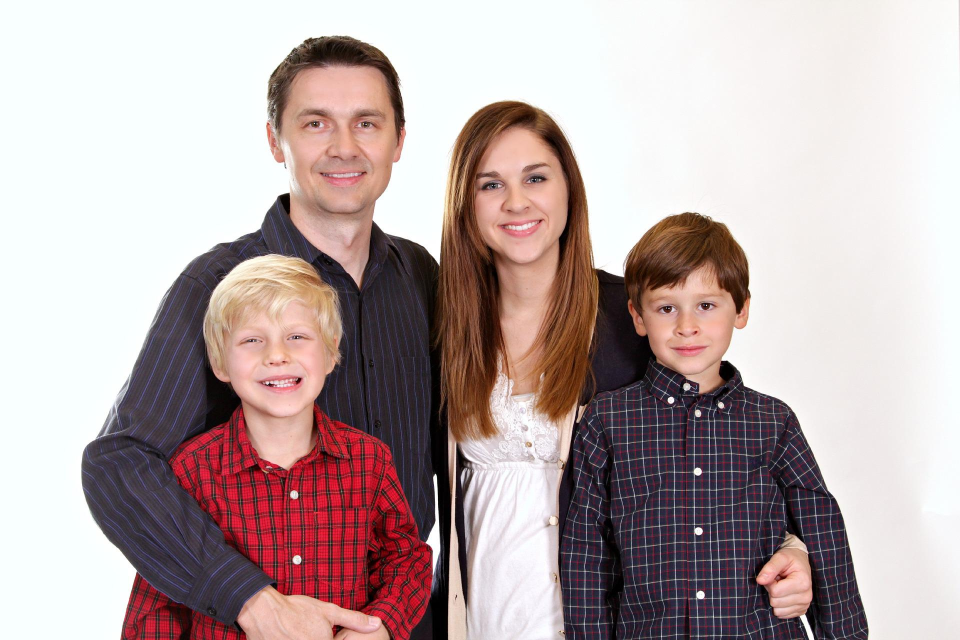
#> input picture 23. 사진에 얼굴만 찾아 모자이크처리(OpenCV)/샘플사진.jpg, 1920 x 1280 px (shown at 1/2 size)
$ python main23-2.py
#> lines starting #> are read from the running program, lines starting #| are printed output that depends on the picture; after the words box and inside, x2 and y2 are one past the last pixel; in counts of white or black regions, pixels touching at a corner belong together
import numpy as np
import cv2

face_cascade = cv2.CascadeClassifier(cv2.data.haarcascades + "haarcascade_frontalface_default.xml")
eye_casecade = cv2.CascadeClassifier(cv2.data.haarcascades + "haarcascade_eye.xml")

ff = np.fromfile(r"23. 사진에 얼굴만 찾아 모자이크처리(OpenCV)\샘플사진.jpg", np.uint8)
img = cv2.imdecode(ff, cv2.IMREAD_UNCHANGED)
#> img is the input picture: shape (1280, 1920, 3); mean B, G, R 167.3, 167.7, 184.7
img = cv2.resize(img, dsize=(0,0), fx=1.0, fy=1.0, interpolation=cv2.INTER_LINEAR)

gray = cv2.cvtColor(img, cv2.COLOR_BGR2GRAY)
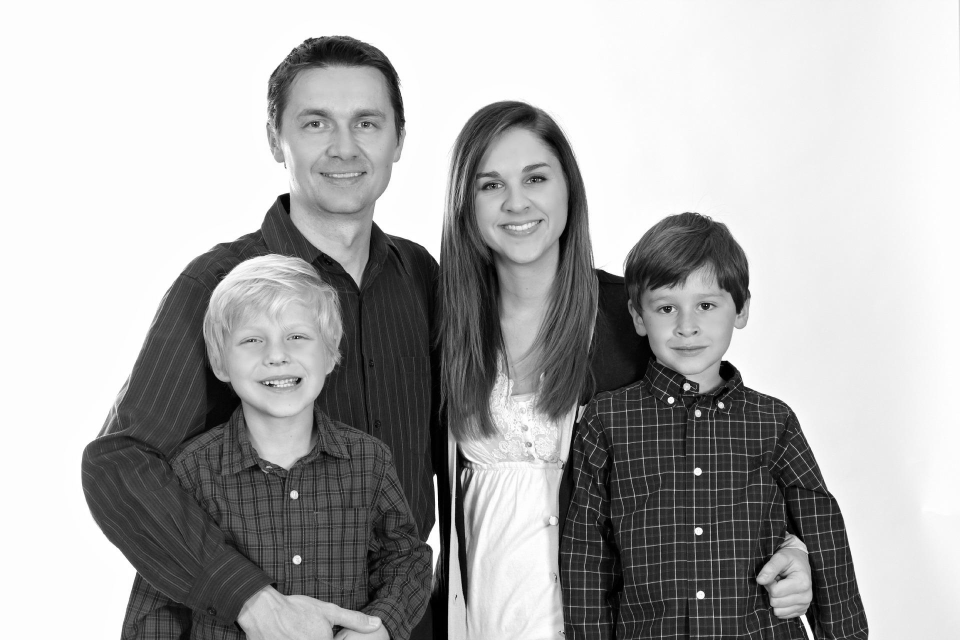
#> gray: shape (1280, 1920) (shown at 1/2 size); min 0, max 255, mean 172.7

faces = face_cascade.detectMultiScale(gray, 1.2, 5)
#> faces = [[974, 470, 150, 150], [482, 780, 146, 146], [552, 144, 264, 264], [1269, 537, 210, 210], [912, 274, 237, 237], [436, 589, 237, 237]]
for (x, y, w, h) in faces :
    face_img = img[y:y+h, x:x+w]
    face_img = cv2.resize(face_img, dsize=(0, 0), fx=0.05, fy=0.05)     # 모자이크 크기 수정
    face_img = cv2.resize(face_img, (w, h), interpolation=cv2.INTER_AREA)
    img[y:y+h, x:x+w] = face_img
#> this loop made 6 passes
#> pass 1, `face_img = img[y:y+h, x:x+w]`:
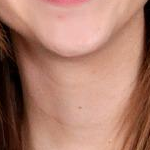
#> face_img: shape (150, 150, 3); mean B, G, R 108.1, 125.2, 172.7
#> pass 1, `face_img = cv2.resize(face_img, (w, h), interpolation=cv2.INTER_AREA)`:
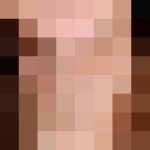
#> face_img: shape (150, 150, 3); mean B, G, R 102.8, 120.2, 166.5
#> pass 2, `face_img = img[y:y+h, x:x+w]`:
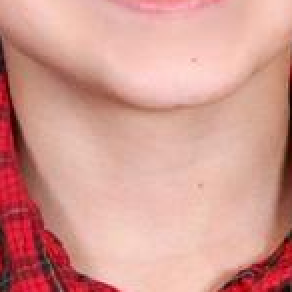
#> face_img: shape (146, 146, 3) (shown 2 times larger); mean B, G, R 144.9, 154.5, 212.3
#> pass 2, `face_img = cv2.resize(face_img, (w, h), interpolation=cv2.INTER_AREA)`:
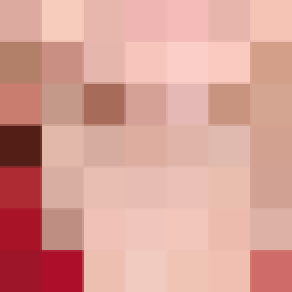
#> face_img: shape (146, 146, 3) (shown 2 times larger); mean B, G, R 150, 159.6, 216.5
#> after the loop:
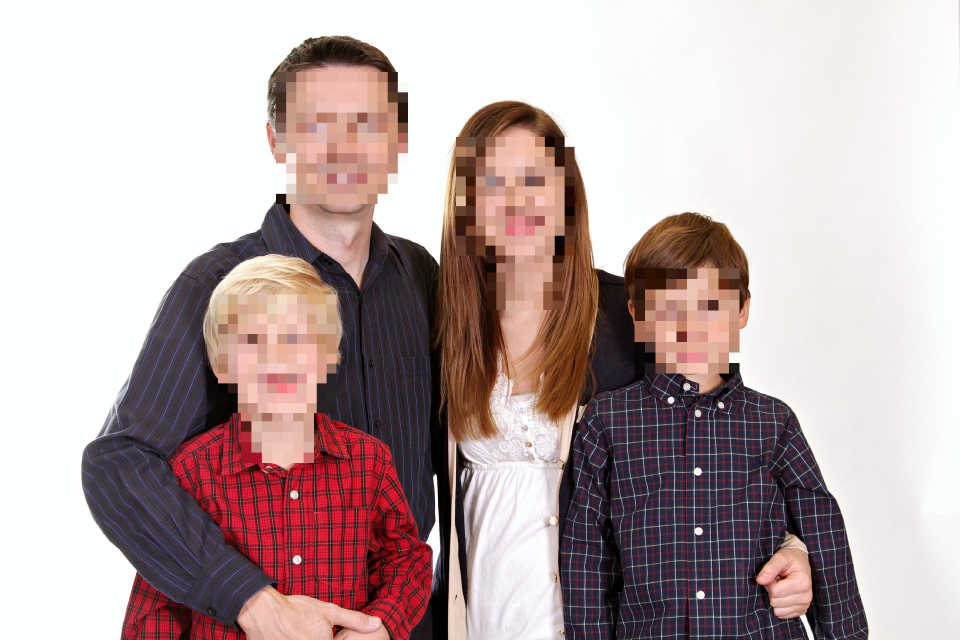
#> img: shape (1280, 1920, 3) (shown at 1/2 size); 10.36% of pixels changed, all inside (x1, y1, x2, y2) = (436, 144, 1479, 926)

cv2.imshow("face find", img)
cv2.waitKey(0)
cv2.destroyAllWindows()
